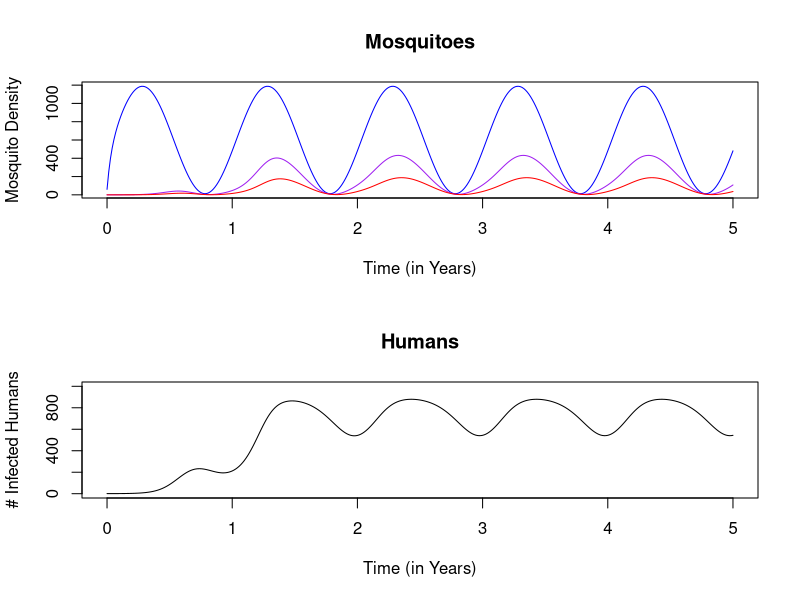
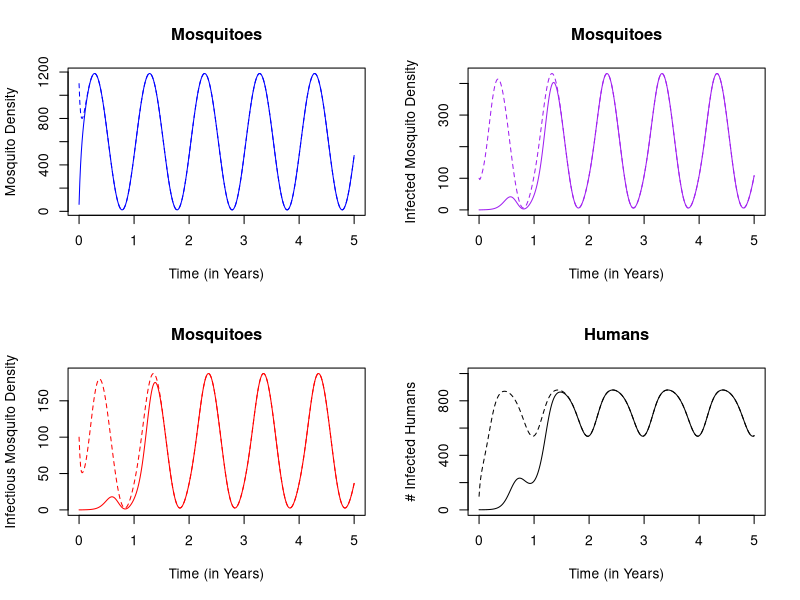

Write the R code that produced these figures, in order.
## ---- chunk 1
dAronMay = function(t, y, params){with(params,{
 
  # Variables  
  if(t<=tau) ylag<-y0 else ylag <- lagvalue(t-tau)
  M=y[1]; M_tau = ylag[1]
  Y=y[2]; Y_tau = ylag[2]; 
  Z=y[3]; 
  X=y[4]; X_tau = ylag[4]
   
  # Terms 
  kappa = c*X/H; kappa_tau = c*X_tau/H
  h = b*f*q*Z/H 
   
  # Dynamics 
  dM = Lambda(t) - g*M
  dY = f*q*kappa*(M-Y) -g*Y
  dZ = f*q*kappa_tau*(M_tau-Y_tau)*exp(-g*tau) -g*Z
  dX = h*(H-X)-r*X
  
  return(list(c(dM, dY, dZ, dX)))
})} 
## ---- chunk 2
y0= c(M=60, Y=0, Z=0, X=1)
## ---- chunk 3
y0
## ---- chunk 4
as.list(y0)$M
## ---- chunk 5
with(as.list(y0), {
  M
})
## ---- chunk 6
makeParams = function(y0, 
                      g=1/12, f=1/2.5, q=0.95,  
                      c=0.15,
                      b=0.55, r=1/200, H=1000,  
                      m=.05, ss=1,  
                      tau=10  
                      ){
  ss = min(1,max(0, ss))
return(list(y0=y0,g=g,f=f,q=q,c=c,H=H,tau=tau,b=b,r=r,
  Lambda = function(t){m*H*(1 + ss*sin(2*pi*t/365))})) 
} 
params = makeParams(y0)
## ---- chunk 7
tt = seq(0,5*365, by=5) 
## ---- chunk 8
require(deSolve)
yout <- dede(y=y0, times=tt, func=dAronMay, parms=params) 
## ---- chunk 9
plotTS_AronMay = function(yout){with(data.frame(yout),{
  par(mfrow = c(2,1))
  plot(time/365, M, type = "l", col = "blue", 
       xlab = "Time (in Years)", 
       ylab = "Mosquito Density", 
       main = "Mosquitoes")
  lines(time/365, Y, col = "purple")
  lines(time/365, Z, col = "red")
  
  plot(time/365, X, ylim = c(0,1000), type = "l", 
       xlab = "Time (in Years)", 
       ylab = "# Infected Humans", 
       main = "Humans")
})}
## ---- chunk 10
plotTS_AronMay(yout)
## ---- chunk 11
compareTS_AronMay = function(yout1, yout2){
  dta1 = data.frame(yout1) 
  dta2 = data.frame(yout2) 
  par(mfrow = c(2,2))
  with(dta1,plot(time/365, M, type = "l", col = "blue", 
       xlab = "Time (in Years)", 
       ylab = "Mosquito Density", 
       main = "Mosquitoes"))
  with(dta2, lines(time/365, M, col = "blue", lty=2))
  with(dta1,plot(time/365, Y, type = "l", col = "purple", 
       xlab = "Time (in Years)", 
       ylab = "Infected Mosquito Density", 
       main = "Mosquitoes"))
  with(dta2, lines(time/365, Y, col = "purple", lty=2))
  with(dta1,plot(time/365, Z, type = "l", col = "red", 
       xlab = "Time (in Years)", 
       ylab = "Infectious Mosquito Density", 
       main = "Mosquitoes"))
  with(dta2, lines(time/365, Z, col = "red", lty=2))
  with(dta1,plot(time/365, X, ylim = c(0,1000), type = "l", 
       xlab = "Time (in Years)", 
       ylab = "# Infected Humans", 
       main = "Humans"))
  with(dta2, lines(time/365, X, lty=2))
}
## ---- chunk 12
y1 = c(M=1100, Y=100, Z=100, X=100)
params1 = makeParams(y1)
yout1 <- dede(y=y1, times=tt, func=dAronMay, parms=params1) 
compareTS_AronMay(yout, yout1)
